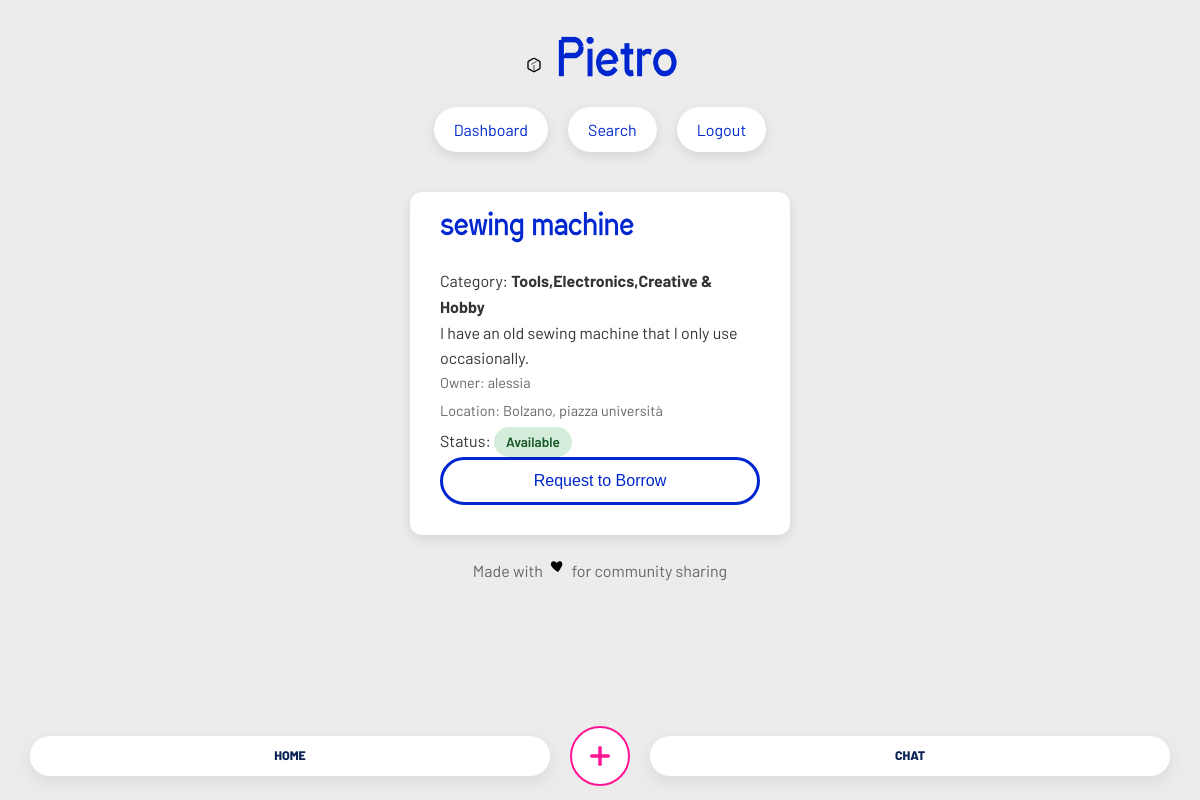
/item/14 (signed in), run on an earlier commit of the app's database.
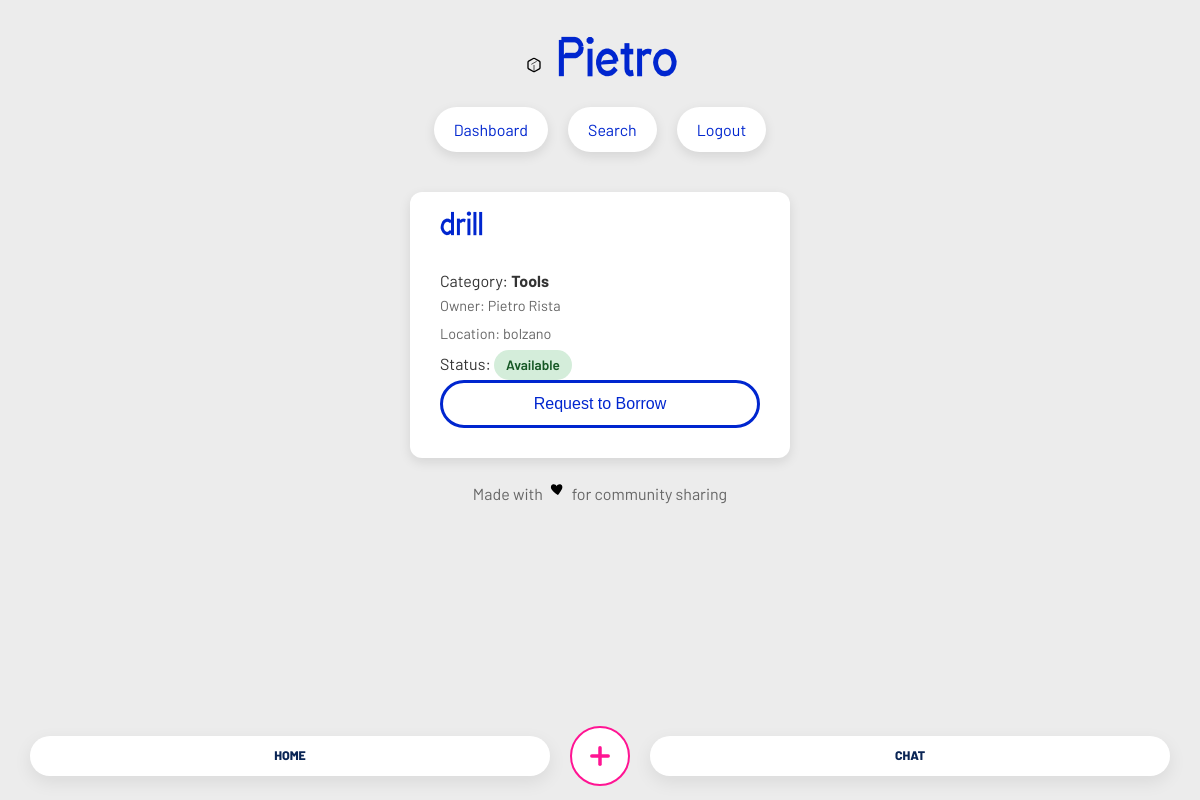
And on a later commit of the database.
### tables this page shows
CREATE TABLE items (
            id INTEGER PRIMARY KEY AUTOINCREMENT,
            name TEXT NOT NULL,
            description TEXT,
            owner_id INTEGER NOT NULL,
            status TEXT DEFAULT 'available',
            keywords TEXT, category TEXT, photo TEXT,
            FOREIGN KEY (owner_id) REFERENCES "users_old" (id)
        );

CREATE TABLE users (
                id INTEGER PRIMARY KEY AUTOINCREMENT,
                username TEXT UNIQUE NOT NULL,
                email TEXT UNIQUE,
                password TEXT NOT NULL,
                location TEXT,
                categories TEXT
            , photo TEXT);

### app.py (the view)
@app.route('/item/<int:item_id>')
def item_detail(item_id):
    if 'user_id' not in session:
        return redirect(url_for('login'))
    conn = get_db_connection()
    cursor = conn.cursor()
    cursor.execute('''
        SELECT i.*, u.username as owner, u.location as owner_location
        FROM items i
        JOIN users u ON i.owner_id = u.id
        WHERE i.id = ?
    ''', (item_id,))
    item = cursor.fetchone()
    conn.close()
    if not item:
        return "Item not found", 404
    return render_template('item_detail.html', item=item)

### app.py (called while the page is built)
def get_db_connection():
    conn = sqlite3.connect(DATABASE)
    conn.row_factory = sqlite3.Row
    return conn

@app.context_processor
def inject_current_user_photo():
    if 'user_id' not in session:
        return {'current_user_photo': None}
    conn = get_db_connection()
    cursor = conn.cursor()
    cursor.execute('SELECT photo FROM users WHERE id = ?', (session['user_id'],))
    row = cursor.fetchone()
    conn.close()
    return {'current_user_photo': row['photo'] if row else None}

### templates/item_detail.html (shortened to what this page needs)
<!DOCTYPE html>
<html lang="en">
<head>
    <link rel="stylesheet" href="{{ url_for('static', filename='style.css') }}">
</head>
<body>
    <div class="container">
        <header>
            <h1><span class="icon icon-package" aria-hidden="true"></span> Pietro</h1>
            <nav>
                <a href="{{ url_for('dashboard') }}">Dashboard</a>
                <a href="{{ url_for('search') }}">Search</a>
                <a href="{{ url_for('logout') }}">Logout</a>
            </nav>
        </header>
        <main>
            <section class="item-detail-section">
                <div class="item-detail-card">
                    <h2>{{ item.name }}</h2>
                    <p class="category-badge">Category: <strong>{{ item.category }}</strong></p>
                    <p class="item-description">{{ item.description }}</p>
                    <p class="owner-info">Owner: {{ item.owner }}</p>
                    <p class="location-info">Location: {{ item.owner_location }}</p>
                    <p class="status-info">Status: <span class="status-badge {{ item.status }}">{{ item.status }}</span></p>
                    {% if item.status == 'available' %}
                    <form method="POST" action="{{ url_for('borrow_item', item_id=item.id) }}">
                        <button type="submit" class="btn-primary btn-borrow">Request to Borrow</button>
                    </form>
                    {% else %}
                    <p class="unavailable-message">This item is currently unavailable</p>
                    {% endif %}
                </div>
            </section>
        </main>
        {% include 'footer_nav.html' %}
        <footer>
            <p>Made with <span class="icon icon-heart" aria-hidden="true"></span> for community sharing</p>
        </footer>
    </div>
</body>
</html>

What changed in the data, as far as the page shows it:
no longer on this page (row unchanged): users: owner "alessia", owner_location "Bolzano, piazza università"
changed items "Available": name "sewing machine" → "drill"; category "Tools,Electronics,Creative & Hobby" → "Tools"; description "I have an old sewing machine that I only use occasionally." → (not shown)
added users: owner "Pietro Rista", owner_location "bolzano"
